Frame 1 (no input): blank canvas, image omitted
Frame 60 (the mouse pressed at the canvas centre just before this capture): blank canvas, image omitted
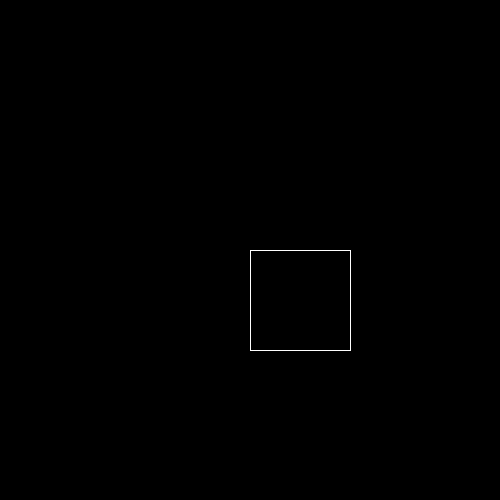
Frame 120 (the mouse held since frame 60 and released just before this capture)

The Processing sketch whose frames 1 and 60 were blank and that drew this single picture after the mouse press (run headless with seeded random() and noise(); from frame 60 on, the mouse is pressed at the canvas centre):

// Processing sketch: processing_174604
// ── processing_174604.pde

int eSize; 
int x, y;  
int a;
 
void setup() {
  size(500, 500);
  noStroke();
  smooth();
  fill(0);
  background(0);
  textSize(20);
 
  eSize = 10; 
  x = width/2;
  y = height/2;
}
 
void draw() {
  rect(mouseX, mouseY, eSize, eSize);
}
 
void mousePressed(){  
  eSize = 100;
  stroke(255);
  fill(0,0,0,0);
}
void mouseReleased(){
  eSize=0;
  noStroke();
  fill(255);}

void keyPressed(){
  size(500,500);
  background(0);
  fill(255);
  
  switch(key){
    case'a':
    fill(255,0,0);
  text(key,460,40);
    break;}}
    
  
